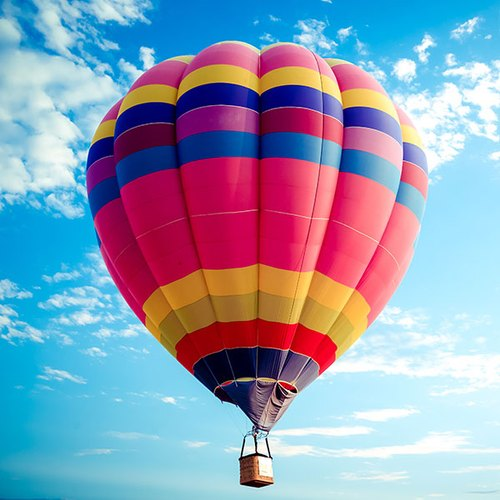
#> input picture IP journl/balloon.jpg, 500 x 500 px, found by its file name
$ python 'program to demonstrate the impact of sample..py'
#> lines starting #> are read from the running program, lines starting #| are printed output that depends on the picture
import cv2
import matplotlib.pyplot as plt
import numpy as np
import math
Img=cv2.imread('C:/Users/sahil/OneDrive - 834sys/Documents/Python Scripts/balloon.jpg',0)
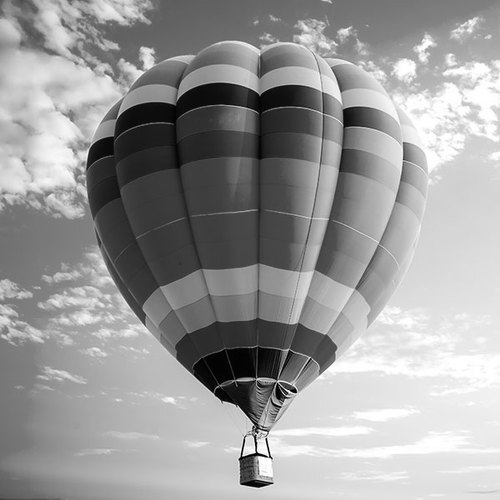
#> Img: shape (500, 500); min 0, max 255, mean 154.6
Img1=cv2.resize(Img,(360,480))
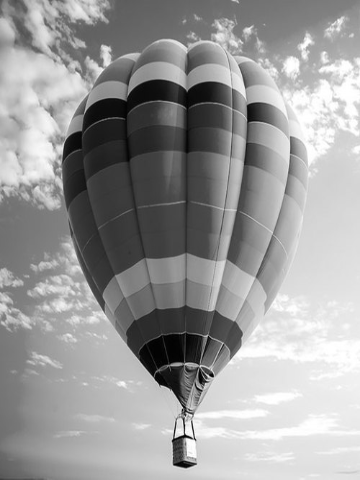
#> Img1: shape (480, 360); min 0, max 255, mean 154.6
Img2=cv2.resize(Img,(580,580))
Img3=cv2.resize(Img,(420,1280))
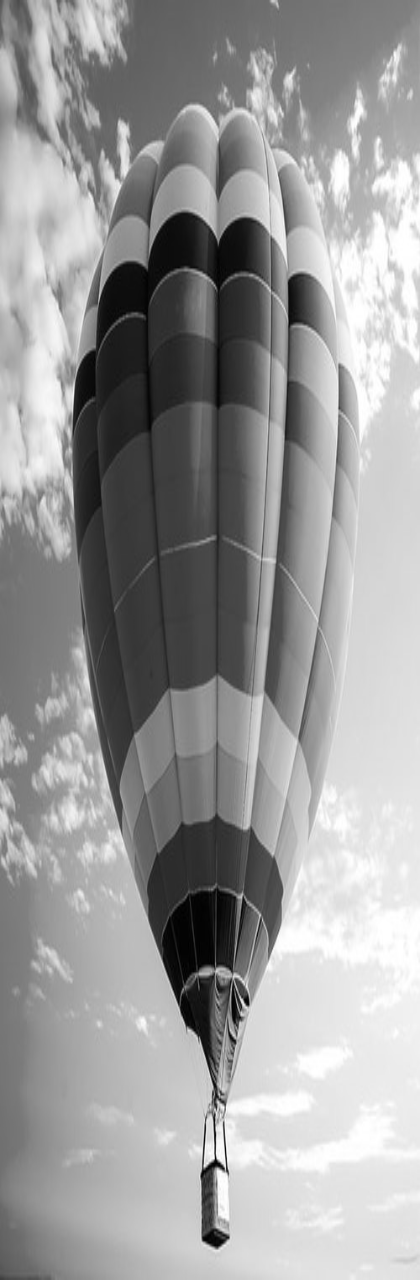
#> Img3: shape (1280, 420); min 0, max 255, mean 154.5
plt.figure()
plt.subplot(221),plt.imshow(Img,cmap='gray'),plt.title('Original Image')
plt.axis('off')
plt.subplot(222),plt.imshow(Img1,cmap='gray'),plt.title('Sample 1 Image')
plt.axis('off')
plt.subplot(223),plt.imshow(Img2,cmap='gray'),plt.title('Sample 2 Image')
plt.axis('off')
plt.subplot(224),plt.imshow(Img3,cmap='gray'),plt.title('Sample 3 Image')
plt.axis('off')
plt.show()
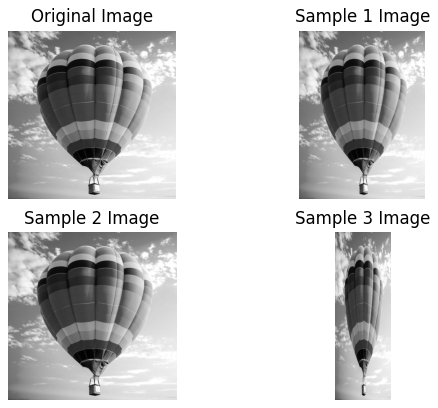
#> figure drawn by matplotlib, 4 panels

$ run again, with IP journl/black.jpg copied over IP journl/balloon.jpg
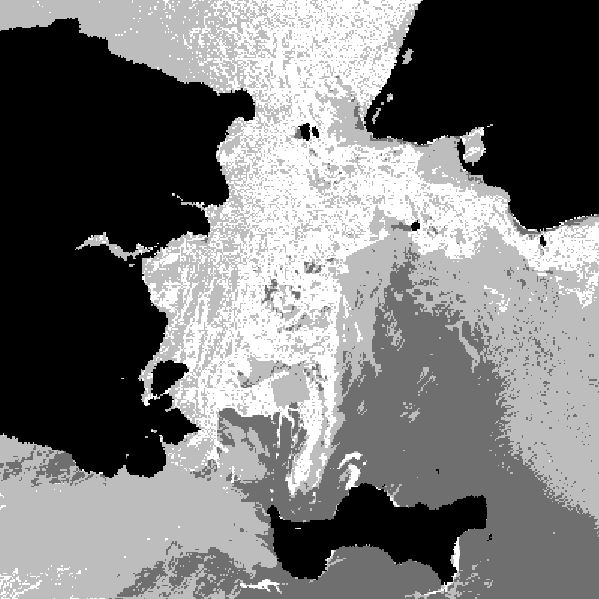
#> input picture IP journl/black.jpg, 599 x 599 px, found by its file name
#> Img is the input picture: shape (599, 599); min 0, max 255, mean 119.3
#> `Img3=cv2.resize(Img,(420,1280))`:
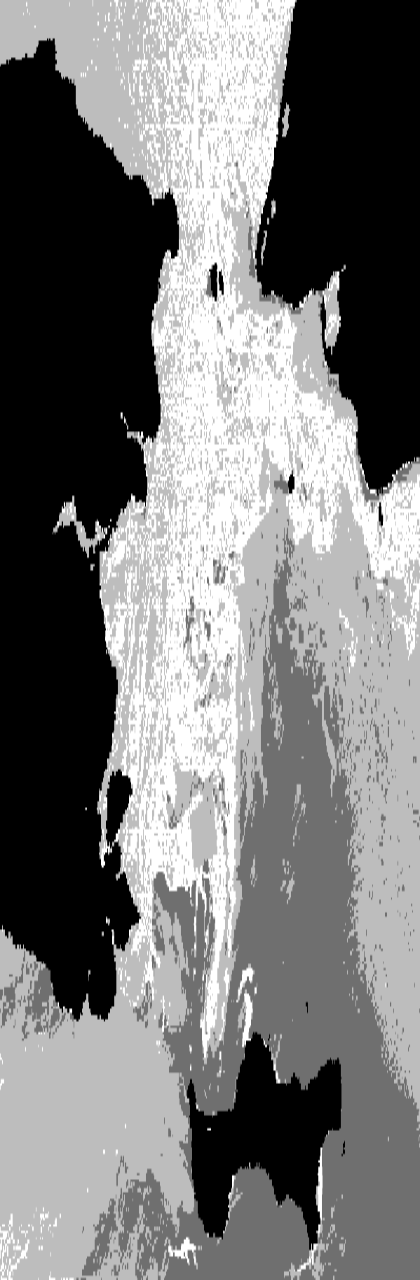
#> Img3: shape (1280, 420); min 0, max 255, mean 119.3
#> `plt.show()`:
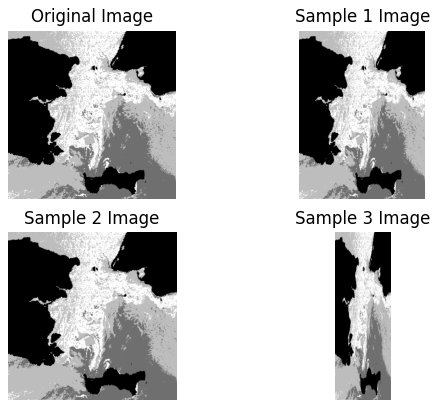
#> figure drawn by matplotlib, 4 panels
